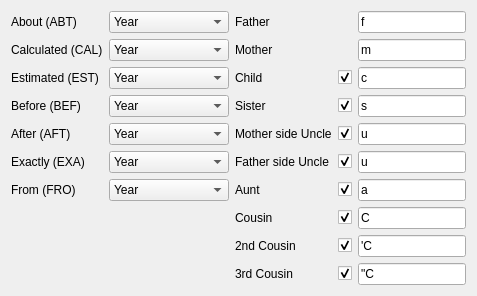
     <widget class="QWidget" name="tabDateFormats">
      <attribute name="title">
       <string>Day Formats</string>
      </attribute>
      <layout class="QGridLayout" name="gridLayout_11">
       <item row="3" column="1">
        <widget class="QComboBox" name="uiBefFormat">
         <item>
          <property name="text">
           <string>Year</string>
          </property>
         </item>
         <item>
          <property name="text">
           <string>Month-Year</string>
          </property>
         </item>
         <item>
          <property name="text">
           <string>Day-Month-Year</string>
          </property>
         </item>
        </widget>
       </item>
       <item row="5" column="3">
        <widget class="QCheckBox" name="uiFatherUncleCheck">
         <property name="text">
          <string/>
         </property>
         <property name="checked">
          <bool>true</bool>
         </property>
        </widget>
       </item>
       <item row="8" column="2">
        <widget class="QLabel" name="label_70">
         <property name="text">
          <string>2nd Cousin</string>
         </property>
        </widget>
       </item>
       <item row="9" column="2">
        <widget class="QLabel" name="label_71">
         <property name="text">
          <string>3rd Cousin</string>
         </property>
        </widget>
       </item>
       <item row="4" column="3">
        <widget class="QCheckBox" name="uiMotherUncleCheck">
         <property name="text">
          <string/>
         </property>
         <property name="checked">
          <bool>true</bool>
         </property>
        </widget>
       </item>
       <item row="2" column="2">
        <widget class="QLabel" name="label_64">
         <property name="text">
          <string>Child</string>
         </property>
        </widget>
       </item>
       <item row="4" column="0">
        <widget class="QLabel" name="label_14">
         <property name="text">
          <string>After (AFT)</string>
         </property>
        </widget>
       </item>
       <item row="4" column="4">
        <widget class="QLineEdit" name="uiMotherUncle">
         <property name="text">
          <string>u</string>
         </property>
        </widget>
       </item>
       <item row="8" column="4">
        <widget class="QLineEdit" name="ui2ndCousin">
         <property name="text">
          <string>'C</string>
         </property>
        </widget>
       </item>
       <item row="7" column="3">
        <widget class="QCheckBox" name="uiCousinCheck">
         <property name="text">
          <string/>
         </property>
         <property name="checked">
          <bool>true</bool>
         </property>
        </widget>
       </item>
       <item row="3" column="2">
        <widget class="QLabel" name="label_65">
         <property name="text">
          <string>Sister</string>
         </property>
        </widget>
       </item>
       <item row="1" column="4">
        <widget class="QLineEdit" name="uiMother">
         <property name="text">
          <string>m</string>
         </property>
        </widget>
       </item>
       <item row="2" column="3">
        <widget class="QCheckBox" name="uiChildCheck">
         <property name="text">
          <string/>
         </property>
         <property name="checked">
          <bool>true</bool>
         </property>
        </widget>
       </item>
       <item row="9" column="3">
        <widget class="QCheckBox" name="ui3rdCousinCheck">
         <property name="text">
          <string/>
         </property>
         <property name="checked">
          <bool>true</bool>
         </property>
        </widget>
       </item>
       <item row="5" column="0">
        <widget class="QLabel" name="label_20">
         <property name="text">
          <string>Exactly (EXA)</string>
         </property>
        </widget>
       </item>
       <item row="7" column="2">
        <widget class="QLabel" name="label_69">
         <property name="text">
          <string>Cousin</string>
         </property>
        </widget>
       </item>
       <item row="3" column="0">
        <widget class="QLabel" name="label_13">
         <property name="text">
          <string>Before (BEF)</string>
         </property>
        </widget>
       </item>
       <item row="9" column="4">
        <widget class="QLineEdit" name="ui3rdCousin">
         <property name="text">
          <string>&quot;C</string>
         </property>
        </widget>
       </item>
       <item row="5" column="4">
        <widget class="QLineEdit" name="uiFatherUncle">
         <property name="text">
          <string>u</string>
         </property>
        </widget>
       </item>
       <item row="2" column="4">
        <widget class="QLineEdit" name="uiChild">
         <property name="text">
          <string>c</string>
         </property>
        </widget>
       </item>
       <item row="2" column="0">
        <widget class="QLabel" name="label_9">
         <property name="text">
          <string>Estimated (EST)</string>
         </property>
        </widget>
       </item>
       <item row="3" column="3">
        <widget class="QCheckBox" name="uiSisterCheck">
         <property name="text">
          <string/>
         </property>
         <property name="checked">
          <bool>true</bool>
         </property>
        </widget>
       </item>
       <item row="0" column="2">
        <widget class="QLabel" name="label_62">
         <property name="text">
          <string>Father</string>
         </property>
        </widget>
       </item>
       <item row="1" column="0">
        <widget class="QLabel" name="label_5">
         <property name="text">
          <string>Calculated (CAL)</string>
         </property>
        </widget>
       </item>
       <item row="0" column="4">
        <widget class="QLineEdit" name="uiFather">
         <property name="text">
          <string>f</string>
         </property>
        </widget>
       </item>
       <item row="6" column="0">
        <widget class="QLabel" name="label_21">
         <property name="autoFillBackground">
          <bool>false</bool>
         </property>
         <property name="styleSheet">
          <string notr="true"/>
         </property>
         <property name="text">
          <string>From (FRO)</string>
         </property>
        </widget>
       </item>
       <item row="3" column="4">
        <widget class="QLineEdit" name="uiSister">
         <property name="text">
          <string>s</string>
         </property>
        </widget>
       </item>
       <item row="1" column="2">
        <widget class="QLabel" name="label_63">
         <property name="text">
          <string>Mother</string>
         </property>
        </widget>
       </item>
       <item row="0" column="0">
        <widget class="QLabel" name="label_2">
         <property name="text">
          <string>About (ABT)</string>
         </property>
        </widget>
       </item>
       <item row="6" column="2">
        <widget class="QLabel" name="label_68">
         <property name="text">
          <string>Aunt</string>
         </property>
        </widget>
       </item>
       <item row="4" column="2">
        <widget class="QLabel" name="label_66">
         <property name="text">
          <string>Mother side Uncle</string>
         </property>
        </widget>
       </item>
       <item row="1" column="1">
        <widget class="QComboBox" name="uiCalFormat">
         <item>
          <property name="text">
           <string>Year</string>
          </property>
         </item>
         <item>
          <property name="text">
           <string>Month-Year</string>
          </property>
         </item>
         <item>
          <property name="text">
           <string>Day-Month-Year</string>
          </property>
         </item>
        </widget>
       </item>
       <item row="6" column="4">
        <widget class="QLineEdit" name="uiAunt">
         <property name="text">
          <string>a</string>
         </property>
        </widget>
       </item>
       <item row="6" column="3">
        <widget class="QCheckBox" name="uiAuntCheck">
         <property name="text">
          <string/>
         </property>
         <property name="checked">
          <bool>true</bool>
         </property>
        </widget>
       </item>
       <item row="7" column="4">
        <widget class="QLineEdit" name="uiCousin">
         <property name="text">
          <string>C</string>
         </property>
        </widget>
       </item>
       <item row="6" column="1">
        <widget class="QComboBox" name="uiFroFormat">
         <item>
          <property name="text">
           <string>Year</string>
          </property>
         </item>
         <item>
          <property name="text">
           <string>Month-Year</string>
          </property>
         </item>
         <item>
          <property name="text">
           <string>Day-Month-Year</string>
          </property>
         </item>
        </widget>
       </item>
       <item row="5" column="1">
        <widget class="QComboBox" name="uiExaFormat">
         <item>
          <property name="text">
           <string>Year</string>
          </property>
         </item>
         <item>
          <property name="text">
           <string>Month-Year</string>
          </property>
         </item>
         <item>
          <property name="text">
           <string>Day-Month-Year</string>
          </property>
         </item>
        </widget>
       </item>
       <item row="5" column="2">
        <widget class="QLabel" name="label_67">
         <property name="text">
          <string>Father side Uncle</string>
         </property>
        </widget>
       </item>
       <item row="0" column="1">
        <widget class="QComboBox" name="uiAbtFormat">
         <item>
          <property name="text">
           <string>Year</string>
          </property>
         </item>
         <item>
          <property name="text">
           <string>Month-Year</string>
          </property>
         </item>
         <item>
          <property name="text">
           <string>Day-Month-Year</string>
          </property>
         </item>
        </widget>
       </item>
       <item row="2" column="1">
        <widget class="QComboBox" name="uiEstFormat">
         <item>
          <property name="text">
           <string>Year</string>
          </property>
         </item>
         <item>
          <property name="text">
           <string>Month-Year</string>
          </property>
         </item>
         <item>
          <property name="text">
           <string>Day-Month-Year</string>
          </property>
         </item>
        </widget>
       </item>
       <item row="8" column="3">
        <widget class="QCheckBox" name="ui2ndCousinCheck">
         <property name="text">
          <string/>
         </property>
         <property name="checked">
          <bool>true</bool>
         </property>
        </widget>
       </item>
       <item row="4" column="1">
        <widget class="QComboBox" name="uiAftFormat">
         <item>
          <property name="text">
           <string>Year</string>
          </property>
         </item>
         <item>
          <property name="text">
           <string>Month-Year</string>
          </property>
         </item>
         <item>
          <property name="text">
           <string>Day-Month-Year</string>
          </property>
         </item>
        </widget>
       </item>
      </layout>
     </widget>
